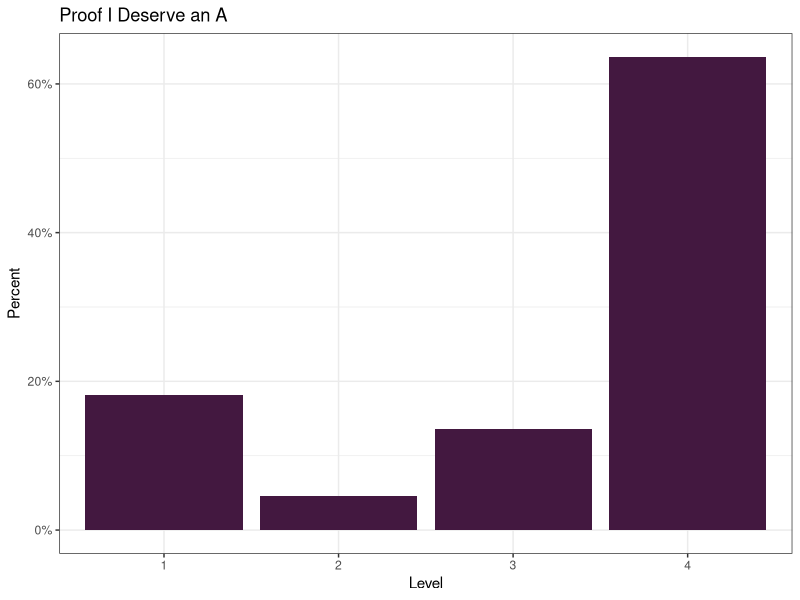

Recreate this plot in R.
## ---- chunk 1
#| include: false
#| label: packages-portfolio-objectives

library(tidyverse)

portfolio_levels <- tibble(
  Objective = character(), 
  Level = numeric() 
  )
## ---- chunk 2
#| include: false
#| label: IL-1

## Fill in the line below with your self-assigned level for this objective.
## Remember, you have the following levels to choose from:

# 1 = novice
# 2 = proficiency
# 3 = mastery 
# 4 = expert

my_level <- 1

portfolio_levels <- portfolio_levels %>%
  bind_rows(
    tibble(Objective = "IL-1",
           Level = my_level)
    )
## ---- chunk 3
#| include: false
#| label: IL-2

## Fill in the line below with your self-assigned level for this objective.
my_level <- 3

portfolio_levels <- portfolio_levels %>%
  bind_rows(
    tibble(Objective = "IL-2", 
           Level = my_level)
    )
## ---- chunk 4
#| include: false
#| label: RW-1

my_level <- 4 

portfolio_levels <- portfolio_levels %>%
  bind_rows(
    tibble(Objective = "RW-1",
           Level = my_level)
    )
## ---- chunk 5
#| include: false
#| label: RW-2

my_level <- 4

portfolio_levels <- portfolio_levels %>%
  bind_rows(
    tibble(Objective = "RW-2",
           Level = my_level)
    )
## ---- chunk 6
#| include: false
#| label: RW-3

my_level <- 4

portfolio_levels <- portfolio_levels %>%
  bind_rows(
    tibble(Objective = "RW-3",
           Level = my_level)
    )
## ---- chunk 7
#| include: false
#| label: TC-1

my_level <- 2

portfolio_levels <- portfolio_levels %>%
  bind_rows(
    tibble(Objective = "TC-1", 
           Level = my_level)
    )
## ---- chunk 8
#| include: false
#| label: TC-2

my_level <- 4

portfolio_levels <- portfolio_levels %>%
  bind_rows(
    tibble(Objective = "TC-2", 
           Level = my_level)
    )
## ---- chunk 9
#| include: false
#| label: DM-1

my_level <- 4

portfolio_levels <- portfolio_levels %>%
  bind_rows(
    tibble(Objective = "DM-1", 
           Level = my_level)
    )
## ---- chunk 10
#| include: false
#| label: DM-2

my_level <- 4

portfolio_levels <- portfolio_levels %>%
  bind_rows(
    tibble(Objective = "DM-2",
           Level = my_level)
    )
## ---- chunk 11
## Fill in the line below with your self-assigned level for this objective.
my_level <- 4

portfolio_levels <- portfolio_levels %>%
  bind_rows(tibble(Objective = "DM-3", 
                   Level = my_level))
## ---- chunk 12
#| include: false
#| label: DM-4

my_level <- 4

portfolio_levels <- portfolio_levels %>%
  bind_rows(
    tibble(Objective = "DM-3", 
           Level = my_level)
    )
## ---- chunk 13
#| include: false
#| label: PV-1

my_level <- 4

portfolio_levels <- portfolio_levels %>%
  bind_rows(
    tibble(Objective = "PV-1", 
           Level = my_level)
    )
## ---- chunk 14
#| include: false
#| label: PV-2

my_level <- 4

portfolio_levels <- portfolio_levels %>%
  bind_rows(
    tibble(Objective = "PV-2", 
           Level = my_level)
    )
## ---- chunk 15
#| include: false
#| label: PV-3

my_level <- 3

portfolio_levels <- portfolio_levels %>%
  bind_rows(
    tibble(Objective = "PV-3", 
           Level = my_level)
    )
## ---- chunk 16
#| include: false
#| label: PV-4

my_level <- 4

portfolio_levels <- portfolio_levels %>%
  bind_rows(
    tibble(Objective = "PV-4", 
           Level = my_level)
    )
## ---- chunk 17
#| include: false
#| label: SD-1

my_level <- 4

portfolio_levels <- portfolio_levels %>%
  bind_rows(
    tibble(Objective = "SD-1", 
           Level = my_level)
    )
## ---- chunk 18
#| include: false
#| label: SD-2

my_level <- 4

portfolio_levels <- portfolio_levels %>%
  bind_rows(
    tibble(Objective = "SD-2", 
           Level = my_level)
    )
## ---- chunk 19
#| include: false
#| label: AI-1

my_level <- 4

portfolio_levels <- portfolio_levels %>%
  bind_rows(
    tibble(Objective = "CD-4", 
           Level = my_level)
    )
## ---- chunk 20
#| include: false
#| label: AI-2

my_level <- 1

portfolio_levels <- portfolio_levels %>%
  bind_rows(
    tibble(Objective = "AI-2", 
           Level = my_level)
    )
## ---- chunk 21
#| include: false
#| label: CD-1

my_level <- 1

portfolio_levels <- portfolio_levels %>%
  bind_rows(
    tibble(Objective = "CD-1", 
           Level = my_level)
    )
## ---- chunk 22
#| include: false
#| label: CD-2

my_level <- 1

portfolio_levels <- portfolio_levels %>%
  bind_rows(
    tibble(Objective = "CD-2", 
           Level = my_level)
    )
## ---- chunk 23
#| include: false
#| label: CD-3

my_level <- 3

portfolio_levels <- portfolio_levels %>%
  bind_rows(
    tibble(Objective = "CD-3", 
           Level = my_level)
    )
## ---- chunk 24
#| echo: false
#| label: summary-graph
#| warning: false

portfolio_levels %>%
  mutate(
    Category = str_extract(Objective, "[A-Z]{2}"),
    Level = factor(Level)
  ) %>%
  ggplot(
    aes(x = Level, 
        y = (..count..)/sum(..count..)
        )
    ) +
  geom_bar(fill = '#431840') +
  labs(x = "Level",
       y = "Percent",
       title = "Proof I Deserve an A") +
  theme_bw() +
  scale_y_continuous(labels = scales::percent)
